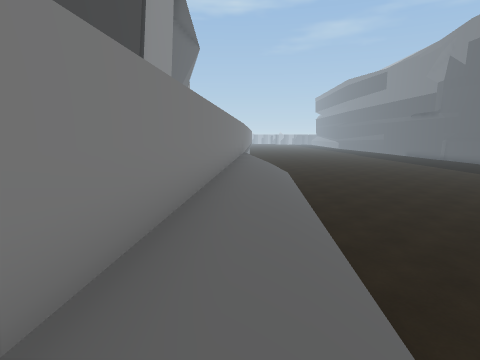
View 1 (above)

17 first-person views from a walk through a 3-D level made in the Unity game engine. The camera is 1.2 m above the floor, tilts 8° down and sees 75° across. The floor is counted in squares, 1 m on a side. Each view is taken from the middle of a square. On the plan, view 1 faces up. The plan holds only what a view shows up to about 13 squares ahead; the rest is blank. The place goes on beyond the plan. The player is left out. Some surface patterns are stand-ins.

View 2
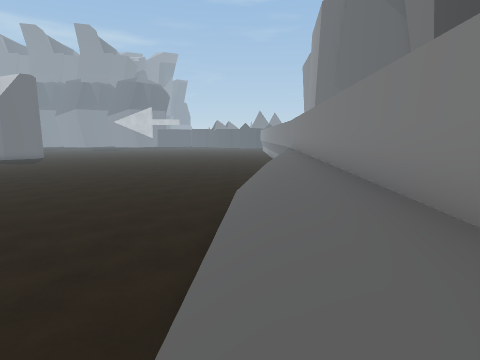

View 3
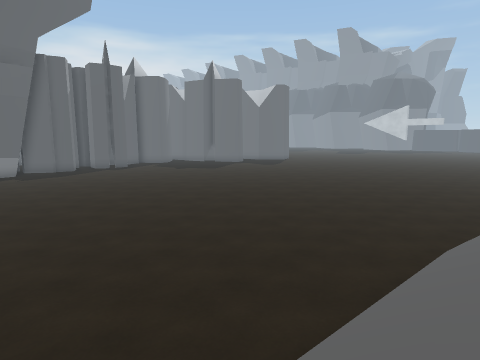

View 4
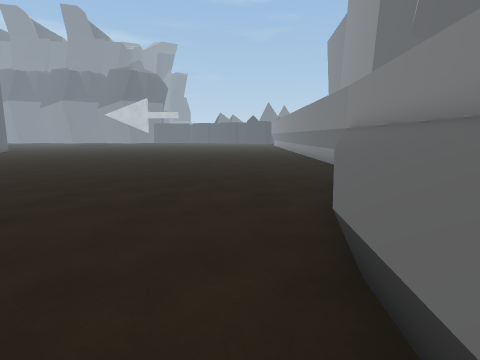

View 5
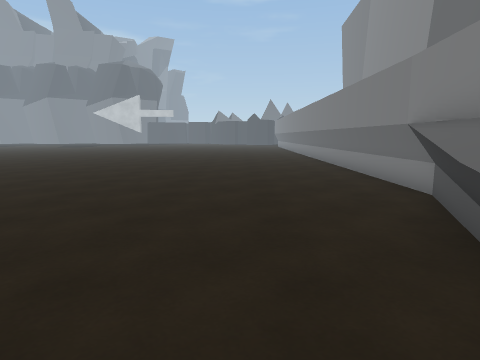

View 6
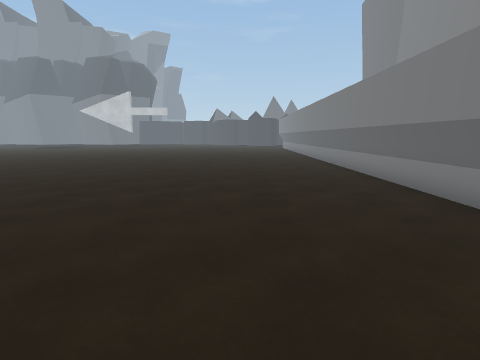

View 7
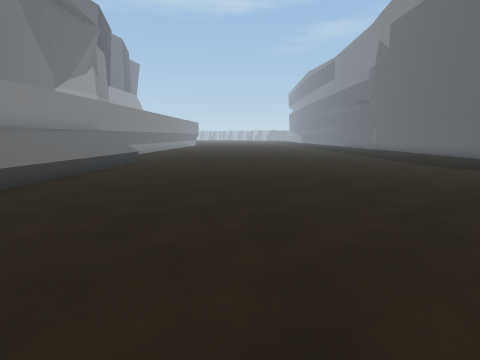

View 8
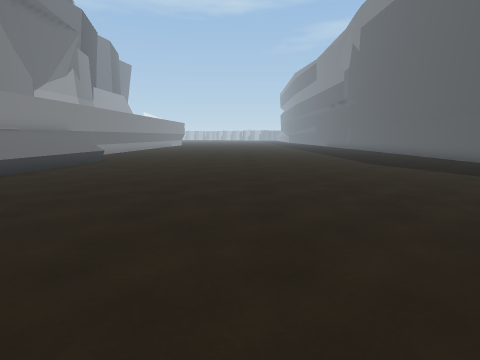

View 9
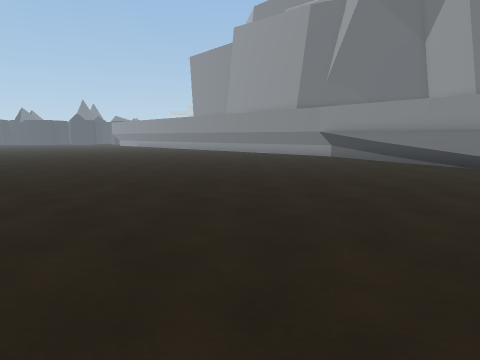

View 10
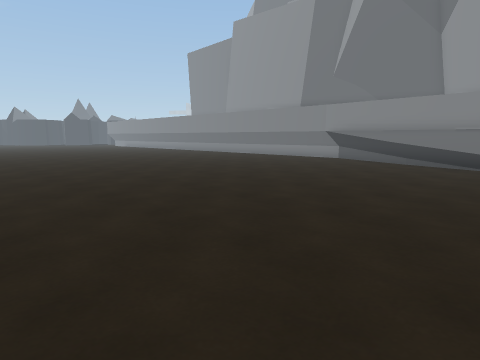

View 11
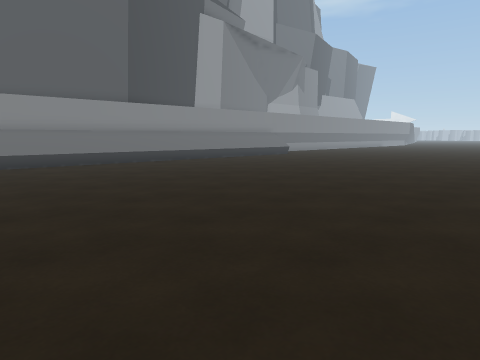

View 12
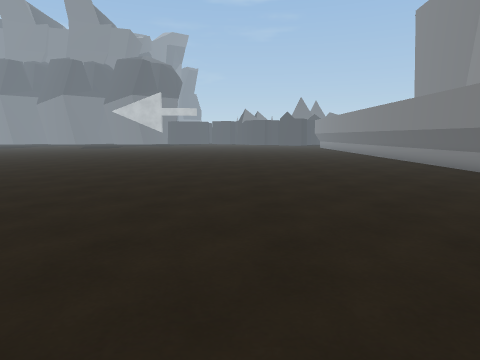

View 13
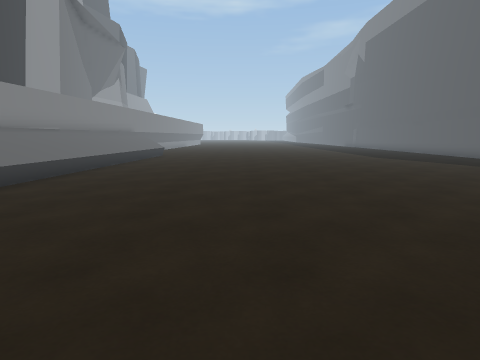

View 14
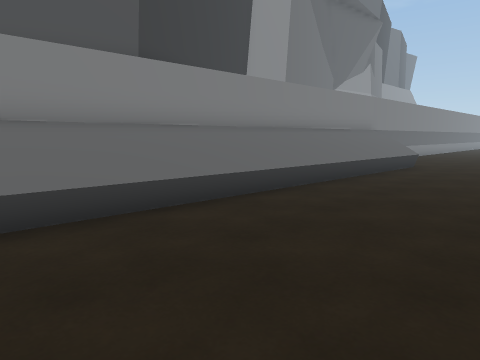

View 15
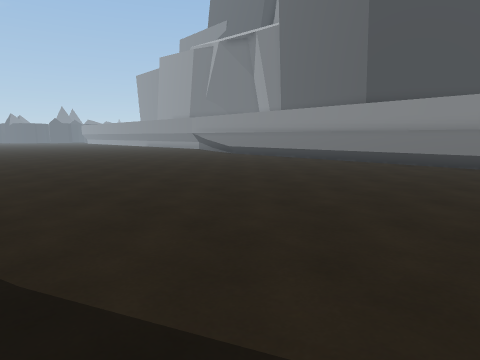

View 16
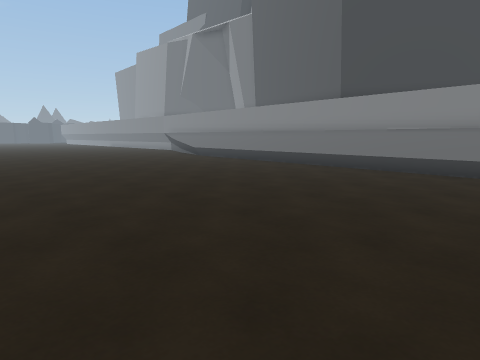

View 17
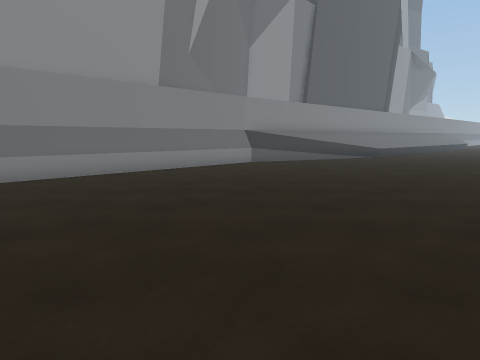

### Floor plan
Key: @ floor where view 1 was taken; # wall or solid block; . floor; / step, stairs or slope; = window, fence, low wall or low ledge; ^ raised ledge.
Columns run from 2 left of view 1 to 18 right of it. Each row starts with its distance up from view 1.
 14   #/=..............
 13   #//................
 12   #//................
 11   #//...............
 10   #/=...............
  9   #/=..............
  8  ##//..............
  7  ##//.............
  6  #//..............
  5  #//..............
  4  #//..............
  3  #//..............
  2  #//..............
  1  #/=..............
  0  #@=..............
 -1  #//.............
 -2  #//..............
 -3  #/=..............
 -4  #/=..............
 -5  #=..............
 -6  #=..............
 -7 ## ..............
 -8 #^...............
 -9 ##...............
-10 #................
-11 #................
-12 #...............
-13 #...............
-14 #...............
-15 #...............
-16 #................
-17 #................
-18 #.................
-19 #.................
-20 #.............

Where each view was taken, in squares from view 1:
view 1: 0 up, 0 right, facing up
view 2: 7 up, 1 right, facing down
view 3: 4 up, 0 right, facing down-right
view 4: 1 up, 2 right, facing down
view 5: 3 down, 2 right, facing down
view 6: 7 down, 2 right, facing down
view 7: 1 up, 7 right, facing up
view 8: 0 up, 9 right, facing up
view 9: 0 up, 15 right, facing down-left
view 10: 1 down, 14 right, facing down-left
view 11: 2 down, 15 right, facing up-left
view 12: 6 down, 6 right, facing down
view 13: 4 down, 7 right, facing up
view 14: 2 up, 6 right, facing up-left
view 15: 14 up, 16 right, facing down-left
view 16: 14 up, 13 right, facing down-left
view 17: 20 down, 8 right, facing up-left
